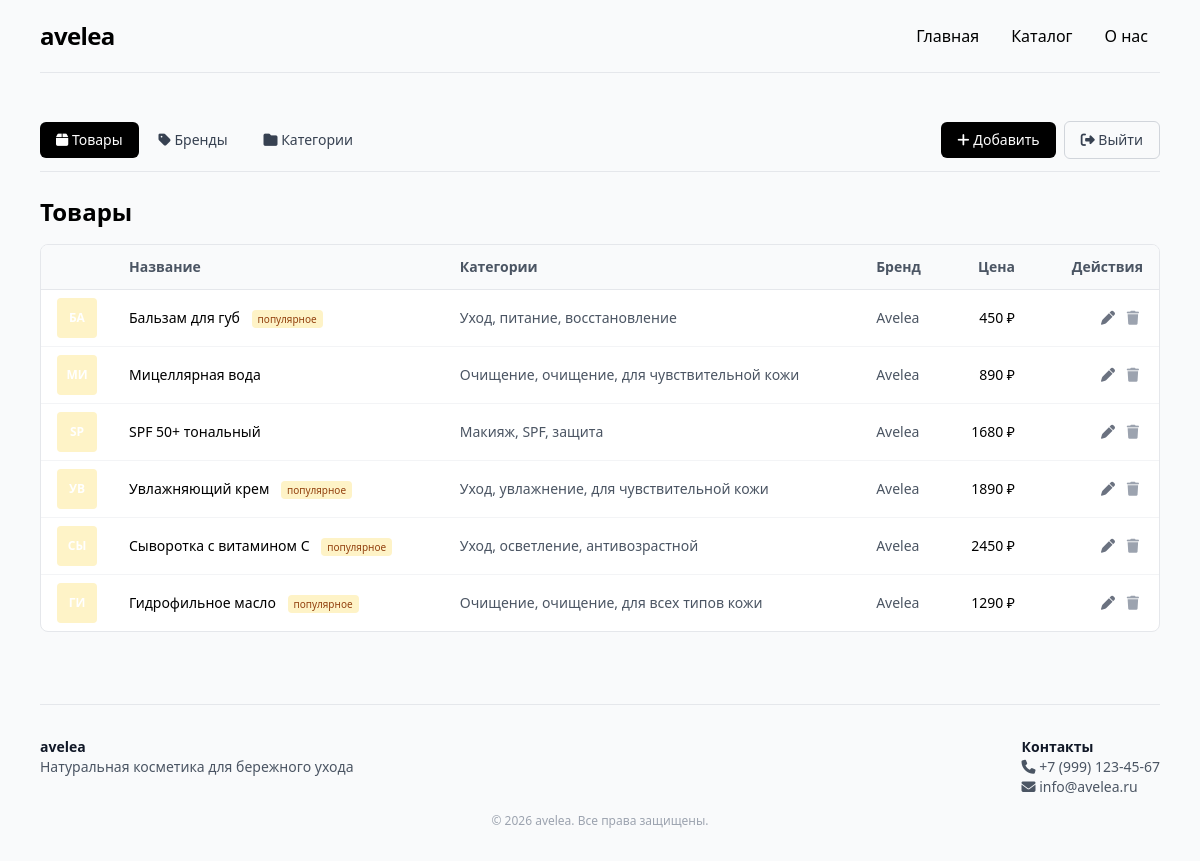
The app's page /admin/products (signed in), older data.
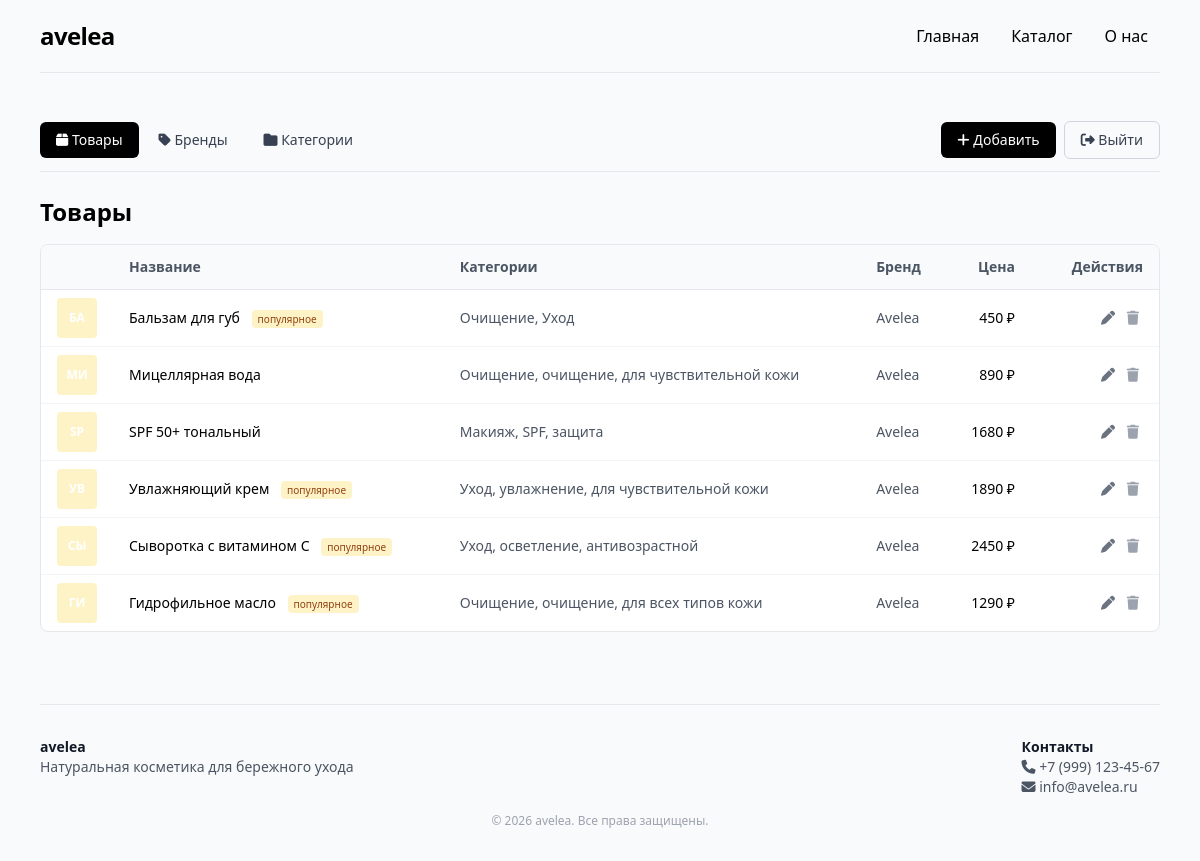
The same page, newer data.
### app/models.py (models this page shows)
class Product(Base):
    __tablename__ = "products"
    id = Column(Integer, primary_key=True, index=True)
    name = Column(String(200), nullable=False)
    category = Column(String(300), nullable=True)
    brand = Column(String(100), nullable=True)
    price = Column(Integer, nullable=False)
    popular = Column(Boolean, default=False)
    description = Column(Text, nullable=True)
    volume = Column(String(50), nullable=True)
    image = Column(String(200), nullable=True)
    tags = Column(String(200), nullable=True)

### app/main.py (the view)
@app.get("/admin/products", response_class=HTMLResponse)
async def admin_products(request: Request, db: Session = Depends(get_db), _: bool = Depends(require_admin)):
    products = db.query(Product).order_by(Product.id.desc()).all()
    return templates.TemplateResponse("admin_products.html", {
        "request": request,
        "products": products,
    })

### app/templates/admin_products.html (shortened to what this page needs)
{% extends "admin_base.html" %}
{% block admin_action %}
<a href="/admin/products/new"
   class="bg-black text-white px-4 py-2 rounded-md hover:opacity-90 text-sm">
    <i class="fas fa-plus"></i> Добавить
</a>
{% endblock %}
{% block admin_content %}
<h1 class="text-2xl font-semibold mb-4">Товары</h1>
{% if products %}
<div class="bg-white border border-gray-200 rounded-lg overflow-hidden">
    <table class="w-full text-sm">
        <thead class="bg-gray-50 border-b border-gray-200 text-left text-gray-600">
            <tr>
                <th class="px-4 py-3 w-16"></th>
                <th class="px-4 py-3">Название</th>
                <th class="px-4 py-3">Категории</th>
                <th class="px-4 py-3">Бренд</th>
                <th class="px-4 py-3 text-right">Цена</th>
                <th class="px-4 py-3 w-32 text-right">Действия</th>
            </tr>
        </thead>
        <tbody>
            {% for p in products %}
            <tr class="border-b border-gray-100 last:border-0 hover:bg-gray-50">
                <td class="px-4 py-2">
                    {% if p.image %}
                    <img src="{{ p.image }}" alt="" class="w-10 h-10 rounded object-cover">
                    {% else %}
                    <div class="w-10 h-10 rounded bg-amber-100 flex items-center justify-center text-xs font-bold text-white">
                    </div>
                    {% endif %}
                </td>
                <td class="px-4 py-2">
                    {{ p.name }}
                    {% if p.popular %}
                    <span class="ml-2 text-[10px] px-1.5 py-0.5 bg-amber-100 text-amber-800 rounded">популярное</span>
                    {% endif %}
                </td>
                <td class="px-4 py-2 text-gray-600">{{ p.category.replace(',', ', ') if p.category else "—" }}</td>
                <td class="px-4 py-2 text-gray-600">{{ p.brand or "—" }}</td>
                <td class="px-4 py-2 text-right font-medium">{{ p.price|int }} ₽</td>
                <td class="px-4 py-2 text-right whitespace-nowrap">
                    <a href="/admin/products/{{ p.id }}/edit"
                       class="text-gray-500 hover:text-black p-1" title="Редактировать">
                        <i class="fas fa-pen"></i>
                    </a>
                    <form method="post" action="/admin/products/{{ p.id }}/delete"
                          onsubmit="return confirm('Удалить «{{ p.name }}»?');"
                          class="inline">
                        <button type="submit"
                                class="text-gray-400 hover:text-red-500 p-1" title="Удалить">
                            <i class="fas fa-trash"></i>
                        </button>
                    </form>
                </td>
            </tr>
            {% endfor %}
        </tbody>
    </table>
</div>
{% else %}
<div class="text-center py-16 bg-white border border-gray-200 rounded-lg">
    <p class="text-gray-500">Товаров пока нет</p>
    <a href="/admin/products/new" class="inline-block mt-3 text-sm text-black underline">Добавить первый</a>
</div>
{% endif %}
{% endblock %}

Row changes from the older to the newer data that the page shows:
changed Product "Бальзам для губ": category "Уход, питание, восстановление" → "Очищение, Уход"
